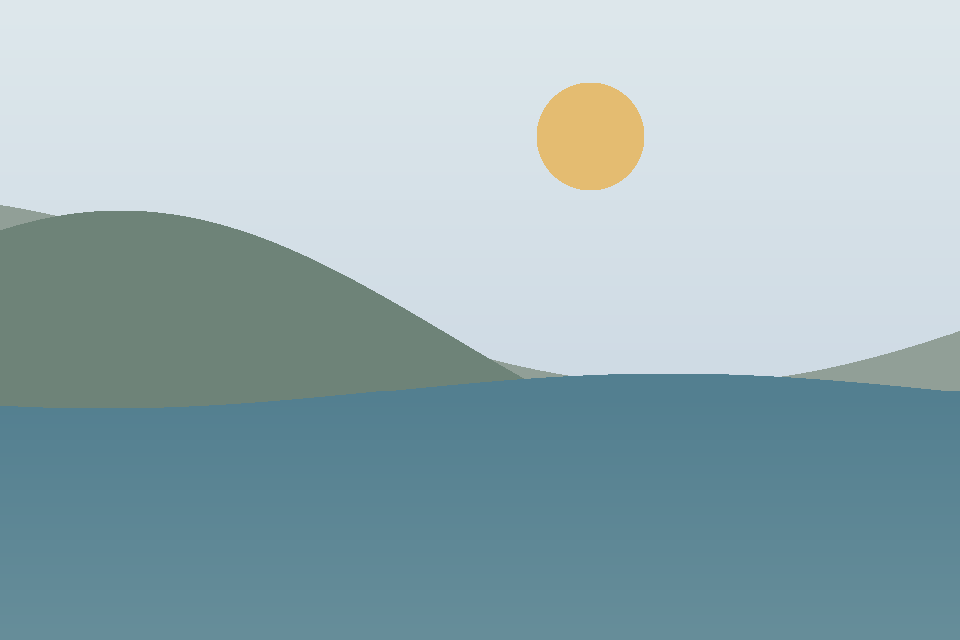
#> input picture packages/app/test/fixtures/media/landscape-1.png, 960 x 640 px
$ python -i pair.py   (imports and definitions only)
#> lines starting #> are read from the running program, lines starting #| are printed output that depends on the picture
#!/usr/bin/env python3
"""Before|after image for the QA log: light half of two 3x bubble renders, scaled to 2x,
side by side with a label strip, saved as a palette PNG to keep the repo lean.
Usage: pair.py <before.png> <after.png> <out.png> [--full]"""
import sys
from PIL import Image, ImageDraw, ImageFont

# [1 line that did not run here, left out]
full = '--full' in sys.argv


def load(p):
    im = Image.open(p).convert('RGB')
#> im is the input picture: PIL image 960x640 RGB; mean R, G, B 154.3, 177.6, 183.8
    if not full:
        im = im.crop((0, 0, im.width // 2, im.height))
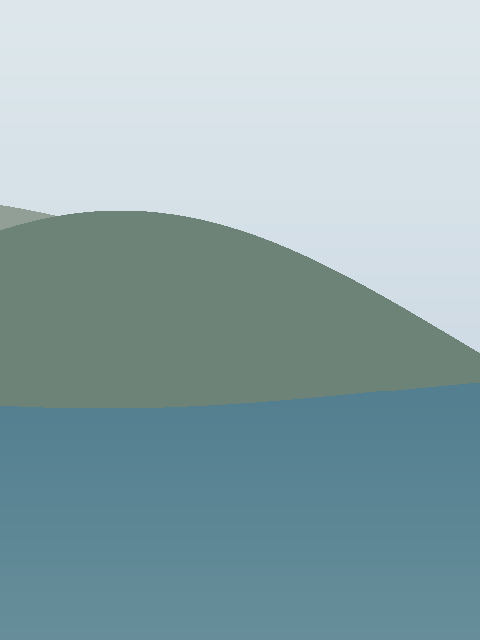
#> im: PIL image 480x640 RGB; mean R, G, B 145.2, 169.8, 175
    return im.resize((im.width * 2 // 3, im.height * 2 // 3), Image.LANCZOS)


# [1 line not run here, left out]
gap, top = 16, 44
# [1 line that did not run here, left out]
# [1 line that did not run here, left out]
try:
    f = ImageFont.truetype('/usr/share/fonts/truetype/dejavu/DejaVuSans-Bold.ttf', 22)
except OSError:
    f = None
# [6 lines not run here, left out]

>>> result = load('../../test/fixtures/media/landscape-1.png')

$ run again, on packages/app/test/fixtures/media/landscape-3.png
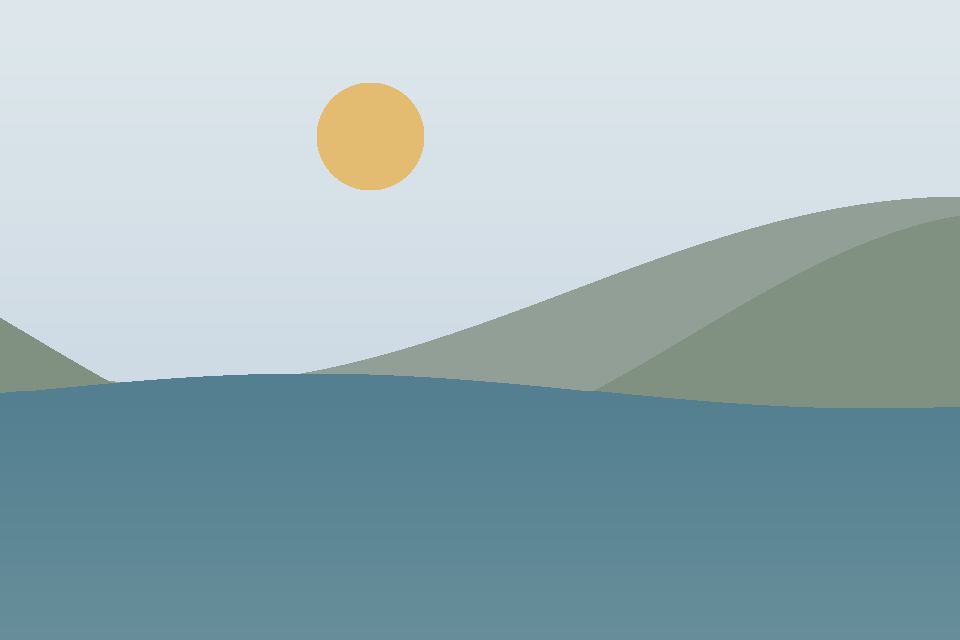
#> input picture packages/app/test/fixtures/media/landscape-3.png, 960 x 640 px
#> in load, im is the input picture: PIL image 960x640 RGB; mean R, G, B 156.6, 179.3, 185.2
#> in load, `im = im.crop((0, 0, im.width // 2, im.height))`:
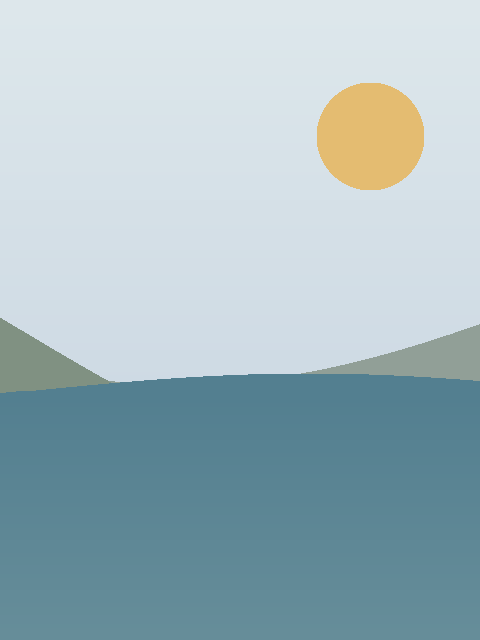
#> im: PIL image 480x640 RGB; mean R, G, B 162.7, 184.7, 191.7
